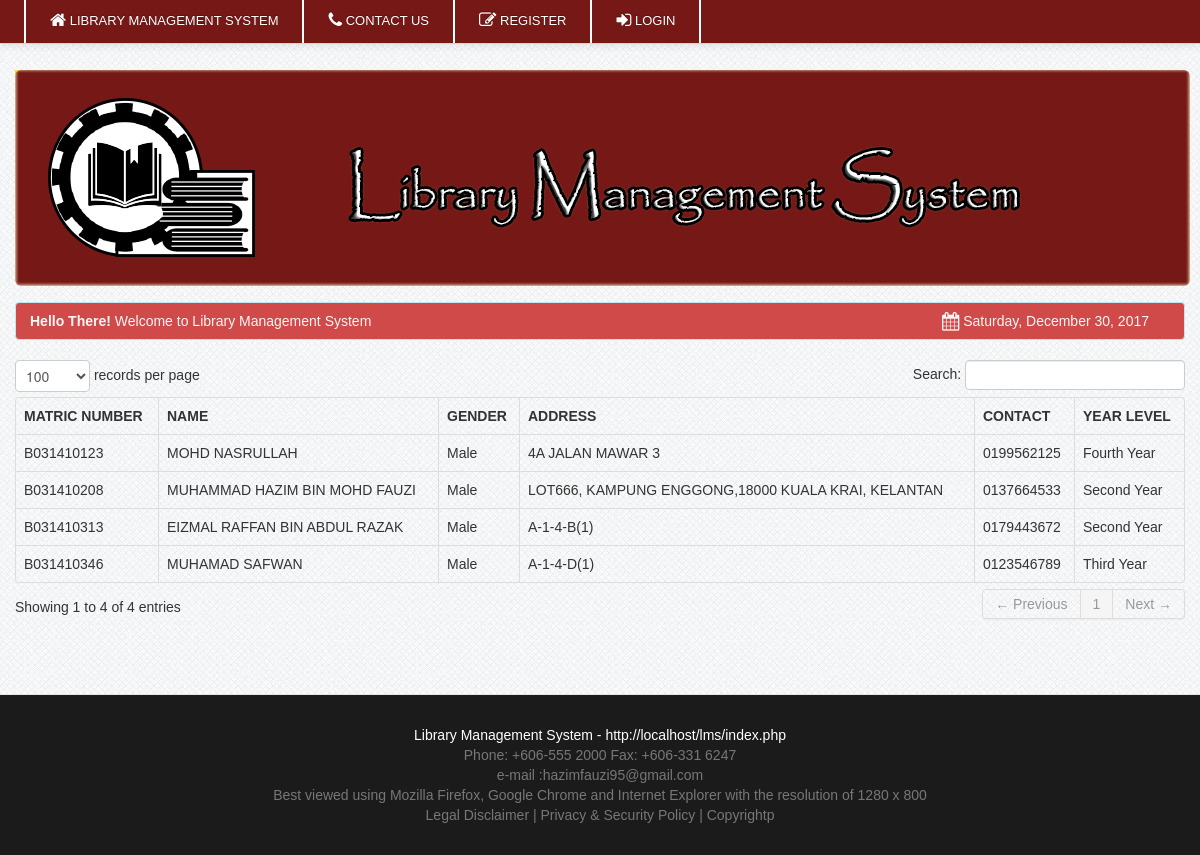
The page /member/student.php (signed in) on the database its author committed.
### tables this page shows
CREATE TABLE `member` (
  `member_id` int(11) NOT NULL,
  `matric_no` varchar(100) NOT NULL,
  `name` varchar(100) NOT NULL,
  `ic_number` varchar(12) NOT NULL,
  `password` varchar(20) NOT NULL,
  `gender` varchar(10) NOT NULL,
  `address` varchar(100) NOT NULL,
  `contact` varchar(100) NOT NULL,
  `year_level` varchar(100) NOT NULL,
  `level` varchar(5) NOT NULL,
  `status` varchar(10) NOT NULL
);

### member/student.php (the view, shortened to what this page needs)
<?php include('header.php'); ?>
<?php include('navbar.php'); ?>
    <div class="container">
		<div class="margin-top">
			<div class="row">
            <?php include('head.php'); ?>
			<div class="span12">
                            <table cellpadding="0" cellspacing="0" border="0" class="table  table-bordered" id="example">
                                <thead>
                                    <tr>
                                        <th>Matric Number</th>
                                        <th>Name</th>
										<th>Gender</th>
										<th>Address</th>
										<th>Contact</th>
										<th>Year level</th>
                                      </tr>
                                </thead>
                                <tbody>
                                  <?php  $user_query=mysql_query("select * from member where level='User'")or die(mysql_error());
									while($row=mysql_fetch_array($user_query)){
									$id=$row['member_id'];  ?>
									<tr class="del<?php echo $id ?>">
                                    <td><?php echo $row['matric_no']; ?></td>
                                    <td><?php echo $row['name']; ?> </td>
                                    <td><?php echo $row['gender']; ?> </td>
                                    <td><?php echo $row['address']; ?></td>
									<td><?php echo $row['contact']; ?></td>
									<td><?php echo $row['year_level']; ?></td>
                                    </tr>
									<?php  }  ?>
                                </tbody>
                            </table>
			</div>
			</div>
		</div>
    </div>
<?php include('footer.php') ?>

### css/docs.css (style rules this page uses)
body { font-family:'TR Century Gothic',Helvetica,Arial,sans-serif !important; }
th { text-transform:uppercase; }
.margin-top { margin-top:50px; }
body { background: url(../img/grid_noise.png); position: relative; }

### css/print.css (style rules this page uses)
th { text-align:left; }
td { text-align:left; border-top:1px solid; padding:2px; }
body { font-family:arial; font-size:13px; }

### rows shown on the page
member: matric_no "B031410208", name "MUHAMMAD HAZIM BIN MOHD FAUZI", gender "Male", address "LOT666, KAMPUNG ENGGONG,18000 KUALA KRAI, KELANTAN", contact "0137664533", year_level "Second Year"
member: matric_no "B031410123", name "MOHD NASRULLAH", gender "Male", address "4A JALAN MAWAR 3", contact "0199562125", year_level "Fourth Year"
member: matric_no "B031410346", name "MUHAMAD SAFWAN", gender "Male", address "A-1-4-D(1)", contact "0123546789", year_level "Third Year"
member: matric_no "B031410313", name "EIZMAL RAFFAN BIN ABDUL RAZAK", gender "Male", address "A-1-4-B(1)", contact "0179443672", year_level "Second Year"
